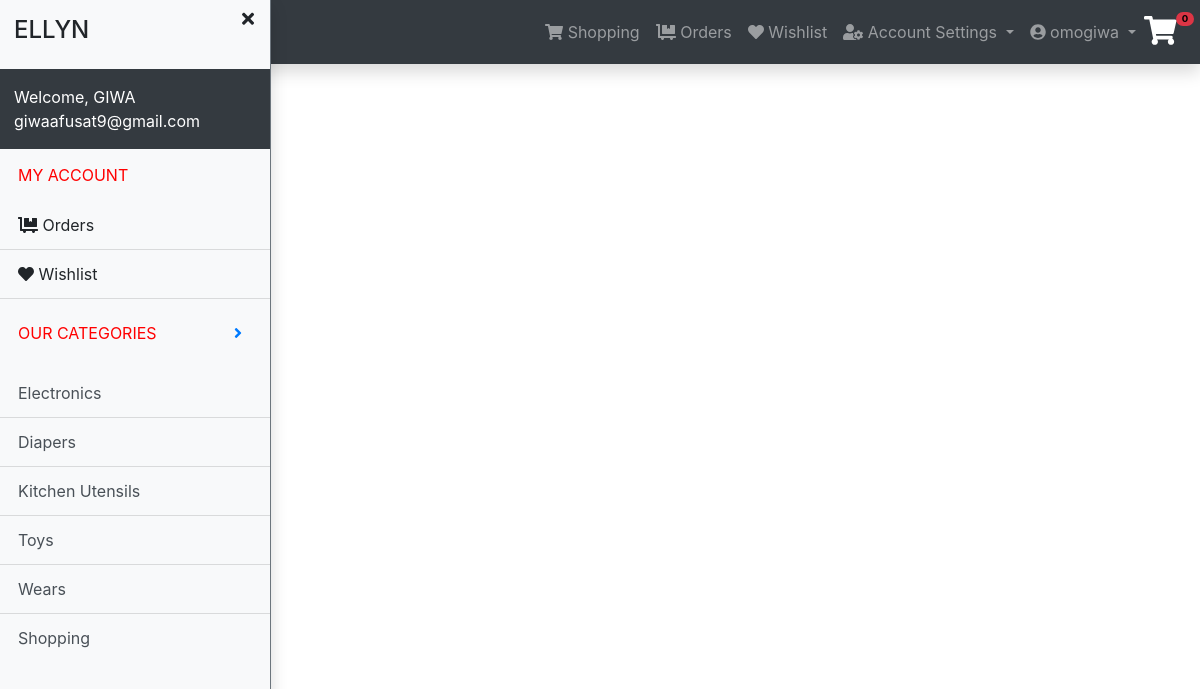
The app's page /myaccount.php (signed in) with its own data.
### tables this page shows
CREATE TABLE `members` (
  `fullname` varchar(60) NOT NULL,
  `country` varchar(10) NOT NULL,
  `state` varchar(15) NOT NULL,
  `city` varchar(20) NOT NULL,
  `address` text NOT NULL,
  `phone` varchar(15) NOT NULL,
  `email` varchar(50) NOT NULL,
  `username` varchar(10) NOT NULL,
  `password` varchar(10) NOT NULL
);

CREATE TABLE `category` (
  `cat_id` int(11) NOT NULL,
  `item_category` varchar(20) NOT NULL
);

### user-validation.php (called while the page is built, shortened)
<?php
    require_once('Auth.php');
    $auth = new Auth();
    if(!empty($_SESSION['e_member'])){
        $isLoggedIn = true;
    }
?>

### Auth.php (called while the page is built, shortened)
<?php
    class Auth {
        function getMemberByUsername($username) {
            $query = "SELECT * FROM members WHERE username = '$username'";
            $result = mysqli_query($GLOBALS['con'],$query) or die("error in getMemberByUsername()");
            return mysqli_fetch_array($result);
        }
        function getCart($user) {
            $query = "SELECT count(username) as cart_num FROM cart WHERE username='$user'";
            $result = mysqli_query($GLOBALS['con'],$query) or die("error in get cart");
            return mysqli_fetch_assoc($result)['cart_num'];
        }
    }
?>

### index_backend.php (called while the page is built, shortened)
<?php
    function getItemCat($cat){
        $data =[];
        $id = ($cat=='subcat')?$cat.'_id':'cat_id';
        $sql = "SELECT * FROM $cat";
        $query = mysqli_query($GLOBALS['$con'],$sql) or die("error - category");
        while($row = mysqli_fetch_assoc($query))
            $data[] = [$id => $row[$id],'item_'.$cat => $row['item_'.$cat]];
        return $data;
    }
?>

### myaccount.php (the view, shortened to what this page needs)
<!DOCTYPE html>
<html lang="en">
<head>
    <link rel="stylesheet" href="css/bootstrap.css">
    <link rel="stylesheet" href="css/all.css">
    <link href="css/my-sidebar.css" rel="stylesheet">
    <link rel="stylesheet" href="css/my-style.css">
    <?php
        require('user-validation.php');
        require('index_backend.php');
        $user = '';
        if(!empty($_SESSION['e_member']))
            $user = $auth->getMemberByUsername($_SESSION['e_member']);
        else if(!empty($_COOKIE["e_username"])){
            if($auth->getTokenByUsername($_COOKIE["e_username"])['password_hash']==$_COOKIE["e_password"])
                $user = $auth->getMemberByUsername($_COOKIE["e_username"]);
        }
    ?>
</head>
<body>
    <nav class="navbar navbar-expand-xl bg-dark navbar-dark sticky-top shadow">
        <a class="navbar-brand h1" href="#">ELLYN</a>
        <div class="collapse navbar-collapse" id="navmenu">
            <ul class="navbar-nav">
                <li class="nav-item">
                    <button type="button" class="nav-link btn menu-toggle acct-menu" data-toggle="collapse" data-target="">
                    </button>
                </li>
            </ul>
            <ul class="navbar-nav ml-auto mr-2">
                <li class="nav-item">
                    <a href="./" class="nav-link">
                        <i class="fa fa-shopping-cart"></i>
                        Shopping
                    </a>
                </li>
                <li class="nav-item">
                    <a class="nav-link menu-opt"  menu="" data-toggle="collapse" data-target="">
                        <i class="fa fa-dolly-flatbed"></i>
                        Orders
                    </a>
                </li>
                <li class="nav-item">
                    <a class="nav-link menu-opt"  menu="wishlist" data-toggle="collapse" data-target="" >
                        <i class="fa fa-heart"></i>
                        Wishlist
                    </a>
                </li>
                <li class="nav-item dropdown">
                    <a class="nav-link dropdown-toggle" href="#" id="helpNavbar" role="button" data-toggle="dropdown" aria-haspopup="true" >
                        <i class="fa fa-user-cog"></i>
                        Account Settings
                    </a>
                </li>
                <li class="nav-item dropdown ">
                    <?php
                        $cart_num = 0;
                        if($isLoggedIn){
                            $cart_num = $auth->getCart($_COOKIE["e_username"]);
                    ?>
                    <a class="nav-link dropdown-toggle" data-toggle="dropdown" id="userNavbar" aria-haspopup="true" aria-expanded="false">
                        <i class="fa fa-user-circle"></i>
                        <?php
                            $data_user = $user['username'];
                            echo '<span class="user-id">'.$data_user.'</span>';
                        ?>
                    </a>
                    <?php  } ?>
                </li>
                <li class="nav-item">
                    <a href="cart.php" class="card-link">
                        <i class="fa fa-shopping-cart cart-icon mt-1" style="color:white; font-size: 1.8rem"></i>
                        <span class="badge badge-pill bg-danger cart" style="color:black">
                                <?php echo $cart_num ?>
                        </span>
                    </a>
                </li>
            </ul>
        </div>
    </nav>
    <div class=" toggled" id="wrapper">
        <div class="bg-light shadow" id="sidebar-wrapper">
            <div class="d-block p-3" >
                <div class="h4 d-inline-block">ELLYN</div>
                <div class="d-inline-block position-absolute" style="top:0 ;right:3px">
                    <a class="btn menu-toggle">
                        <i class="fa fa-times" style="font-size:1.1rem"></i>
                    </a>
                </div>
            </div>
            <div class="p-3 bg-dark" style="color:white;">
                <?php echo 'Welcome, '.strtoupper(explode(' ',$user['fullname'])[0]).
                            '<br/>'.$user['email'];
                ?>
            </div>
            <div class="sidebar-heading">MY ACCOUNT</div>
            <div class="list-group list-group-flush">
                <a class="list-group-item list-group-item-action bg-light menu-toggle menu-opt"  menu="">
                    <i class="fa fa-dolly-flatbed"></i>
                    Orders
                </a>
                <a class="list-group-item list-group-item-action bg-light menu-toggle menu-opt"  menu="wishlist">
                    <i class="fa fa-heart"></i>
                    Wishlist
                </a>
            </div>
            <div class="sidebar-heading mt-2">
                <div class="d-inline-block">OUR CATEGORIES</div>
                <a class="d-inline-block float-right bg-light pl-2 pr-2" style="cursor:pointer" href="allcategory.php" data-toggle='tooltip' title='All Category' >
                    <i class="fa fa-angle-right"></i>
                </a>
            </div>
            <div class="list-group cat-group list-group-flush">
                <?php
                    $cat = getItemCat('category');
                    for($j=0;$j<sizeof($cat);$j++){
                        $item_cat = $cat[$j];
                        echo '<a class="list-group-item list-group-item-action bg-light" href="pool.php?token=category&ty='.$item_cat['cat_id'].'">
                                '.$item_cat['item_category'].'
                            </a>';
                        if($j==5)
                            break;
                    }
                ?>
            </div>
        </div>
    </div>
</body>
</html>

### css/all.css (style rules this page uses)
.fa-angle-right:before { content: "\f105"; }
.fa-dolly-flatbed:before { content: "\f474"; }
.fa-heart:before { content: "\f004"; }
.fa-shopping-cart:before { content: "\f07a"; }
.fa-times:before { content: "\f00d"; }
.fa-user-circle:before { content: "\f2bd"; }
.fa-user-cog:before { content: "\f4fe"; }

### css/my-sidebar.css (style rules this page uses)
#sidebar-wrapper { min-height: 100vh; margin-left: -17rem; -webkit-transition: margin .25s ease-out; -moz-transition: margin .25s ease-out; -o-transition: margin .25s ease-out; transition: margin .25s ease-out; border-right: 1px solid #6c757d !important; z-index: 1029; height: 100vh; position: fixed; top: 0; left: -2px; }
.list-group.cat-group { max-height: 400px; margin-top: 10px; overflow-y: auto; -webkit-overflow-scrolling: touch; }
#sidebar-wrapper .sidebar-heading { padding: 0.875rem 1.25rem; font-size: 1rem; color: red; }
#sidebar-wrapper .list-group { width: 17rem; }
.list-group a { cursor: pointer; }
#wrapper.toggled #sidebar-wrapper { margin-left: 0; }

### css/my-style.css (style rules this page uses)
.cart { font-size:0.6rem; position: absolute; z-index: -1; }
.close, .nav-link { cursor:pointer }

### records on screen
members: username "omogiwa", fullname "GIWA", email "giwaafusat9@gmail.com"
category: item_category "Electronics"
category: item_category "Diapers"
category: item_category "Kitchen Utensils"
category: item_category "Toys"
category: item_category "Wears"
category: item_category "Shopping"

### other values on screen
$cart_num "0"
